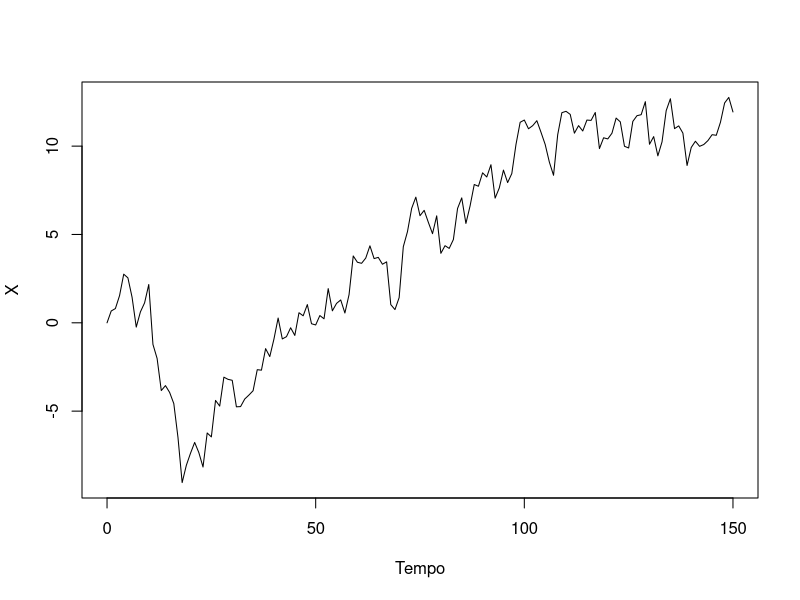

Generate this figure with R:
set.seed(19064)
e64 <- rnorm(150)
# X0 = 0. cumsum conserva gli shock.
rw64 <- c(0, cumsum(e64))
plot(0:150, rw64, type = "l",
     xlab = "Tempo", ylab = "X")
stopifnot(isTRUE(all.equal(
  diff(rw64), e64)))
